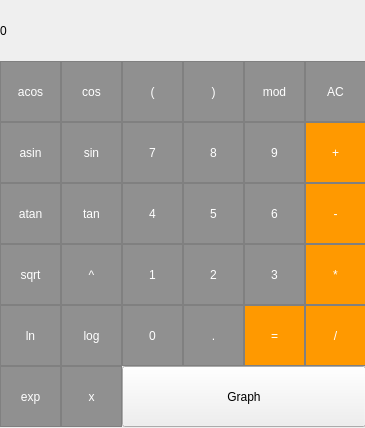
<?xml version="1.0" encoding="UTF-8"?>
<ui version="4.0">
 <class>MainWindow</class>
 <widget class="QMainWindow" name="MainWindow">
  <property name="geometry">
   <rect>
    <x>0</x>
    <y>0</y>
    <width>365</width>
    <height>428</height>
   </rect>
  </property>
  <property name="windowTitle">
   <string>MainWindow</string>
  </property>
  <widget class="QWidget" name="centralwidget">
   <widget class="QLabel" name="label">
    <property name="geometry">
     <rect>
      <x>0</x>
      <y>0</y>
      <width>366</width>
      <height>61</height>
     </rect>
    </property>
    <property name="styleSheet">
     <string notr="true">QLabel {
  qproperty-alignment: 'AlignVCenter | AlignRight';
  border: 1px solid gray;
}

background-color : white;</string>
    </property>
    <property name="text">
     <string>0</string>
    </property>
   </widget>
   <widget class="QPushButton" name="pushButton_acos">
    <property name="geometry">
     <rect>
      <x>0</x>
      <y>61</y>
      <width>61</width>
      <height>61</height>
     </rect>
    </property>
    <property name="styleSheet">
     <string notr="true">QPushButton {
  background-color: rgb(144, 144, 144);
  color: rgb(255, 255, 255);
  border: 1px solid gray;
}
QPushButton:pressed {
    background-color: qlineargradient(x1: 0, y1: 0, x2: 0, y2: 1,
                                      stop: 0 #BEBEBE, stop: 1 #D7D7D7);
}</string>
    </property>
    <property name="text">
     <string>acos</string>
    </property>
   </widget>
   <widget class="QPushButton" name="pushButton_cos">
    <property name="geometry">
     <rect>
      <x>61</x>
      <y>61</y>
      <width>61</width>
      <height>61</height>
     </rect>
    </property>
    <property name="styleSheet">
     <string notr="true">QPushButton {
  background-color: rgb(144, 144, 144);
  color: rgb(255, 255, 255);
  border: 1px solid gray;
}
QPushButton:pressed {
    background-color: qlineargradient(x1: 0, y1: 0, x2: 0, y2: 1,
                                      stop: 0 #BEBEBE, stop: 1 #D7D7D7);
}</string>
    </property>
    <property name="text">
     <string>cos</string>
    </property>
   </widget>
   <widget class="QPushButton" name="pushButton_closebracket">
    <property name="geometry">
     <rect>
      <x>183</x>
      <y>61</y>
      <width>61</width>
      <height>61</height>
     </rect>
    </property>
    <property name="styleSheet">
     <string notr="true">QPushButton {
  background-color: rgb(144, 144, 144);
  color: rgb(255, 255, 255);
  border: 1px solid gray;
}
QPushButton:pressed {
    background-color: qlineargradient(x1: 0, y1: 0, x2: 0, y2: 1,
                                      stop: 0 #BEBEBE, stop: 1 #D7D7D7);
}</string>
    </property>
    <property name="text">
     <string>)</string>
    </property>
   </widget>
   <widget class="QPushButton" name="pushButton_openbracket">
    <property name="geometry">
     <rect>
      <x>122</x>
      <y>61</y>
      <width>61</width>
      <height>61</height>
     </rect>
    </property>
    <property name="styleSheet">
     <string notr="true">QPushButton {
  background-color: rgb(144, 144, 144);
  color: rgb(255, 255, 255);
  border: 1px solid gray;
}
QPushButton:pressed {
    background-color: qlineargradient(x1: 0, y1: 0, x2: 0, y2: 1,
                                      stop: 0 #BEBEBE, stop: 1 #D7D7D7);
}</string>
    </property>
    <property name="text">
     <string>(</string>
    </property>
   </widget>
   <widget class="QPushButton" name="pushButton_AC">
    <property name="geometry">
     <rect>
      <x>305</x>
      <y>61</y>
      <width>61</width>
      <height>61</height>
     </rect>
    </property>
    <property name="styleSheet">
     <string notr="true">QPushButton {
  background-color: rgb(144, 144, 144);
  color: rgb(255, 255, 255);
  border: 1px solid gray;
}
QPushButton:pressed {
    background-color: qlineargradient(x1: 0, y1: 0, x2: 0, y2: 1,
                                      stop: 0 #BEBEBE, stop: 1 #D7D7D7);
}</string>
    </property>
    <property name="text">
     <string>AC</string>
    </property>
   </widget>
   <widget class="QPushButton" name="pushButton_mod">
    <property name="geometry">
     <rect>
      <x>244</x>
      <y>61</y>
      <width>61</width>
      <height>61</height>
     </rect>
    </property>
    <property name="styleSheet">
     <string notr="true">QPushButton {
  background-color: rgb(144, 144, 144);
  color: rgb(255, 255, 255);
  border: 1px solid gray;
}
QPushButton:pressed {
    background-color: qlineargradient(x1: 0, y1: 0, x2: 0, y2: 1,
                                      stop: 0 #BEBEBE, stop: 1 #D7D7D7);
}</string>
    </property>
    <property name="text">
     <string>mod</string>
    </property>
   </widget>
   <widget class="QPushButton" name="pushButton8">
    <property name="geometry">
     <rect>
      <x>183</x>
      <y>122</y>
      <width>61</width>
      <height>61</height>
     </rect>
    </property>
    <property name="styleSheet">
     <string notr="true">QPushButton {
  background-color: rgb(144, 144, 144);
  color: rgb(255, 255, 255);
  border: 1px solid gray;
}
QPushButton:pressed {
    background-color: qlineargradient(x1: 0, y1: 0, x2: 0, y2: 1,
                                      stop: 0 #BEBEBE, stop: 1 #D7D7D7);
}</string>
    </property>
    <property name="text">
     <string>8</string>
    </property>
   </widget>
   <widget class="QPushButton" name="pushButton9">
    <property name="geometry">
     <rect>
      <x>244</x>
      <y>122</y>
      <width>61</width>
      <height>61</height>
     </rect>
    </property>
    <property name="styleSheet">
     <string notr="true">QPushButton {
  background-color: rgb(144, 144, 144);
  color: rgb(255, 255, 255);
  border: 1px solid gray;
}
QPushButton:pressed {
    background-color: qlineargradient(x1: 0, y1: 0, x2: 0, y2: 1,
                                      stop: 0 #BEBEBE, stop: 1 #D7D7D7);
}</string>
    </property>
    <property name="text">
     <string>9</string>
    </property>
   </widget>
   <widget class="QPushButton" name="pushButton_sin">
    <property name="geometry">
     <rect>
      <x>61</x>
      <y>122</y>
      <width>61</width>
      <height>61</height>
     </rect>
    </property>
    <property name="styleSheet">
     <string notr="true">QPushButton {
  background-color: rgb(144, 144, 144);
  color: rgb(255, 255, 255);
  border: 1px solid gray;
}
QPushButton:pressed {
    background-color: qlineargradient(x1: 0, y1: 0, x2: 0, y2: 1,
                                      stop: 0 #BEBEBE, stop: 1 #D7D7D7);
}</string>
    </property>
    <property name="text">
     <string>sin</string>
    </property>
   </widget>
   <widget class="QPushButton" name="pushButton7">
    <property name="geometry">
     <rect>
      <x>122</x>
      <y>122</y>
      <width>61</width>
      <height>61</height>
     </rect>
    </property>
    <property name="styleSheet">
     <string notr="true">QPushButton {
  background-color: rgb(144, 144, 144);
  color: rgb(255, 255, 255);
  border: 1px solid gray;
}
QPushButton:pressed {
    background-color: qlineargradient(x1: 0, y1: 0, x2: 0, y2: 1,
                                      stop: 0 #BEBEBE, stop: 1 #D7D7D7);
}</string>
    </property>
    <property name="text">
     <string>7</string>
    </property>
   </widget>
   <widget class="QPushButton" name="pushButton_plus">
    <property name="geometry">
     <rect>
      <x>305</x>
      <y>122</y>
      <width>61</width>
      <height>61</height>
     </rect>
    </property>
    <property name="styleSheet">
     <string notr="true">QPushButton {
  background-color: rgb(255, 153, 0);
  color: rgb(255,255, 255);
  border: 1px solid gray;
}
QPushButton:pressed {
    background-color: qlineargradient(x1: 0, y1: 0, x2: 0, y2: 1,
                                      stop: 0 #BEBEBE, stop: 1 #D7D7D7);
}</string>
    </property>
    <property name="text">
     <string>+</string>
    </property>
   </widget>
   <widget class="QPushButton" name="pushButton_asin">
    <property name="geometry">
     <rect>
      <x>0</x>
      <y>122</y>
      <width>61</width>
      <height>61</height>
     </rect>
    </property>
    <property name="styleSheet">
     <string notr="true">QPushButton {
  background-color: rgb(144, 144, 144);
  color: rgb(255, 255, 255);
  border: 1px solid gray;
}
QPushButton:pressed {
    background-color: qlineargradient(x1: 0, y1: 0, x2: 0, y2: 1,
                                      stop: 0 #BEBEBE, stop: 1 #D7D7D7);
}</string>
    </property>
    <property name="text">
     <string>asin</string>
    </property>
   </widget>
   <widget class="QPushButton" name="pushButton5">
    <property name="geometry">
     <rect>
      <x>183</x>
      <y>183</y>
      <width>61</width>
      <height>61</height>
     </rect>
    </property>
    <property name="styleSheet">
     <string notr="true">QPushButton {
  background-color: rgb(144, 144, 144);
  color: rgb(255, 255, 255);
  border: 1px solid gray;
}
QPushButton:pressed {
    background-color: qlineargradient(x1: 0, y1: 0, x2: 0, y2: 1,
                                      stop: 0 #BEBEBE, stop: 1 #D7D7D7);
}</string>
    </property>
    <property name="text">
     <string>5</string>
    </property>
   </widget>
   <widget class="QPushButton" name="pushButton6">
    <property name="geometry">
     <rect>
      <x>244</x>
      <y>183</y>
      <width>61</width>
      <height>61</height>
     </rect>
    </property>
    <property name="styleSheet">
     <string notr="true">QPushButton {
  background-color: rgb(144, 144, 144);
  color: rgb(255, 255, 255);
  border: 1px solid gray;
}
QPushButton:pressed {
    background-color: qlineargradient(x1: 0, y1: 0, x2: 0, y2: 1,
                                      stop: 0 #BEBEBE, stop: 1 #D7D7D7);
}</string>
    </property>
    <property name="text">
     <string>6</string>
    </property>
   </widget>
   <widget class="QPushButton" name="pushButton4">
    <property name="geometry">
     <rect>
      <x>122</x>
      <y>183</y>
      <width>61</width>
      <height>61</height>
     </rect>
    </property>
    <property name="styleSheet">
     <string notr="true">QPushButton {
  background-color: rgb(144, 144, 144);
  color: rgb(255, 255, 255);
  border: 1px solid gray;
}
QPushButton:pressed {
    background-color: qlineargradient(x1: 0, y1: 0, x2: 0, y2: 1,
                                      stop: 0 #BEBEBE, stop: 1 #D7D7D7);
}</string>
    </property>
    <property name="text">
     <string>4</string>
    </property>
   </widget>
   <widget class="QPushButton" name="pushButton_minux">
    <property name="geometry">
     <rect>
      <x>305</x>
      <y>183</y>
      <width>61</width>
      <height>61</height>
     </rect>
    </property>
    <property name="styleSheet">
     <string notr="true">QPushButton {
  background-color: rgb(255, 153, 0);
  color: rgb(255,255, 255);
  border: 1px solid gray;
}
QPushButton:pressed {
    background-color: qlineargradient(x1: 0, y1: 0, x2: 0, y2: 1,
                                      stop: 0 #BEBEBE, stop: 1 #D7D7D7);
}</string>
    </property>
    <property name="text">
     <string>-</string>
    </property>
   </widget>
   <widget class="QPushButton" name="pushButton_atan">
    <property name="geometry">
     <rect>
      <x>0</x>
      <y>183</y>
      <width>61</width>
      <height>61</height>
     </rect>
    </property>
    <property name="styleSheet">
     <string notr="true">QPushButton {
  background-color: rgb(144, 144, 144);
  color: rgb(255, 255, 255);
  border: 1px solid gray;
}
QPushButton:pressed {
    background-color: qlineargradient(x1: 0, y1: 0, x2: 0, y2: 1,
                                      stop: 0 #BEBEBE, stop: 1 #D7D7D7);
}</string>
    </property>
    <property name="text">
     <string>atan</string>
    </property>
   </widget>
   <widget class="QPushButton" name="pushButton2">
    <property name="geometry">
     <rect>
      <x>183</x>
      <y>244</y>
      <width>61</width>
      <height>61</height>
     </rect>
    </property>
    <property name="styleSheet">
     <string notr="true">QPushButton {
  background-color: rgb(144, 144, 144);
  color: rgb(255, 255, 255);
  border: 1px solid gray;
}
QPushButton:pressed {
    background-color: qlineargradient(x1: 0, y1: 0, x2: 0, y2: 1,
                                      stop: 0 #BEBEBE, stop: 1 #D7D7D7);
}</string>
    </property>
    <property name="text">
     <string>2</string>
    </property>
   </widget>
   <widget class="QPushButton" name="pushButton3">
    <property name="geometry">
     <rect>
      <x>244</x>
      <y>244</y>
      <width>61</width>
      <height>61</height>
     </rect>
    </property>
    <property name="styleSheet">
     <string notr="true">QPushButton {
  background-color: rgb(144, 144, 144);
  color: rgb(255, 255, 255);
  border: 1px solid gray;
}
QPushButton:pressed {
    background-color: qlineargradient(x1: 0, y1: 0, x2: 0, y2: 1,
                                      stop: 0 #BEBEBE, stop: 1 #D7D7D7);
}</string>
    </property>
    <property name="text">
     <string>3</string>
    </property>
   </widget>
   <widget class="QPushButton" name="pushButton_degree">
    <property name="geometry">
     <rect>
      <x>61</x>
      <y>244</y>
      <width>61</width>
      <height>61</height>
     </rect>
    </property>
    <property name="styleSheet">
     <string notr="true">QPushButton {
  background-color: rgb(144, 144, 144);
  color: rgb(255, 255, 255);
  border: 1px solid gray;
}
QPushButton:pressed {
    background-color: qlineargradient(x1: 0, y1: 0, x2: 0, y2: 1,
                                      stop: 0 #BEBEBE, stop: 1 #D7D7D7);
}</string>
    </property>
    <property name="text">
     <string>^</string>
    </property>
   </widget>
   <widget class="QPushButton" name="pushButton1">
    <property name="geometry">
     <rect>
      <x>122</x>
      <y>244</y>
      <width>61</width>
      <height>61</height>
     </rect>
    </property>
    <property name="styleSheet">
     <string notr="true">QPushButton {
  background-color: rgb(144, 144, 144);
  color: rgb(255, 255, 255);
  border: 1px solid gray;
}
QPushButton:pressed {
    background-color: qlineargradient(x1: 0, y1: 0, x2: 0, y2: 1,
                                      stop: 0 #BEBEBE, stop: 1 #D7D7D7);
}</string>
    </property>
    <property name="text">
     <string>1</string>
    </property>
   </widget>
   <widget class="QPushButton" name="pushButton_multi">
    <property name="geometry">
     <rect>
      <x>305</x>
      <y>244</y>
      <width>61</width>
      <height>61</height>
     </rect>
    </property>
    <property name="styleSheet">
     <string notr="true">QPushButton {
  background-color: rgb(255, 153, 0);
  color: rgb(255,255, 255);
  border: 1px solid gray;
}
QPushButton:pressed {
    background-color: qlineargradient(x1: 0, y1: 0, x2: 0, y2: 1,
                                      stop: 0 #BEBEBE, stop: 1 #D7D7D7);
}</string>
    </property>
    <property name="text">
     <string>*</string>
    </property>
   </widget>
   <widget class="QPushButton" name="pushButton_sqrt">
    <property name="geometry">
     <rect>
      <x>0</x>
      <y>244</y>
      <width>61</width>
      <height>61</height>
     </rect>
    </property>
    <property name="styleSheet">
     <string notr="true">QPushButton {
  background-color: rgb(144, 144, 144);
  color: rgb(255, 255, 255);
  border: 1px solid gray;
}
QPushButton:pressed {
    background-color: qlineargradient(x1: 0, y1: 0, x2: 0, y2: 1,
                                      stop: 0 #BEBEBE, stop: 1 #D7D7D7);
}</string>
    </property>
    <property name="text">
     <string>sqrt</string>
    </property>
   </widget>
   <widget class="QPushButton" name="pushButton_var">
    <property name="geometry">
     <rect>
      <x>61</x>
      <y>366</y>
      <width>61</width>
      <height>61</height>
     </rect>
    </property>
    <property name="styleSheet">
     <string notr="true">QPushButton {
  background-color: rgb(144, 144, 144);
  color: rgb(255, 255, 255);
  border: 1px solid gray;
}
QPushButton:pressed {
    background-color: qlineargradient(x1: 0, y1: 0, x2: 0, y2: 1,
                                      stop: 0 #BEBEBE, stop: 1 #D7D7D7);
}</string>
    </property>
    <property name="text">
     <string>x</string>
    </property>
   </widget>
   <widget class="QPushButton" name="pushButton_exp">
    <property name="geometry">
     <rect>
      <x>0</x>
      <y>366</y>
      <width>61</width>
      <height>61</height>
     </rect>
    </property>
    <property name="styleSheet">
     <string notr="true">QPushButton {
  background-color: rgb(144, 144, 144);
  color: rgb(255, 255, 255);
  border: 1px solid gray;
}
QPushButton:pressed {
    background-color: qlineargradient(x1: 0, y1: 0, x2: 0, y2: 1,
                                      stop: 0 #BEBEBE, stop: 1 #D7D7D7);
}</string>
    </property>
    <property name="text">
     <string>exp</string>
    </property>
   </widget>
   <widget class="QPushButton" name="pushButton_equal">
    <property name="geometry">
     <rect>
      <x>244</x>
      <y>305</y>
      <width>61</width>
      <height>61</height>
     </rect>
    </property>
    <property name="styleSheet">
     <string notr="true">QPushButton {
  background-color: rgb(255, 153, 0);
  color: rgb(255,255, 255);
  border: 1px solid gray;
}
QPushButton:pressed {
    background-color: qlineargradient(x1: 0, y1: 0, x2: 0, y2: 1,
                                      stop: 0 #BEBEBE, stop: 1 #D7D7D7);
}</string>
    </property>
    <property name="text">
     <string>=</string>
    </property>
   </widget>
   <widget class="QPushButton" name="pushButton_ln">
    <property name="geometry">
     <rect>
      <x>0</x>
      <y>305</y>
      <width>61</width>
      <height>61</height>
     </rect>
    </property>
    <property name="styleSheet">
     <string notr="true">QPushButton {
  background-color: rgb(144, 144, 144);
  color: rgb(255, 255, 255);
  border: 1px solid gray;
}
QPushButton:pressed {
    background-color: qlineargradient(x1: 0, y1: 0, x2: 0, y2: 1,
                                      stop: 0 #BEBEBE, stop: 1 #D7D7D7);
}</string>
    </property>
    <property name="text">
     <string>ln</string>
    </property>
   </widget>
   <widget class="QPushButton" name="pushButton_dot">
    <property name="geometry">
     <rect>
      <x>183</x>
      <y>305</y>
      <width>61</width>
      <height>61</height>
     </rect>
    </property>
    <property name="styleSheet">
     <string notr="true">QPushButton {
  background-color: rgb(144, 144, 144);
  color: rgb(255, 255, 255);
  border: 1px solid gray;
}
QPushButton:pressed {
    background-color: qlineargradient(x1: 0, y1: 0, x2: 0, y2: 1,
                                      stop: 0 #BEBEBE, stop: 1 #D7D7D7);
}</string>
    </property>
    <property name="text">
     <string>.</string>
    </property>
   </widget>
   <widget class="QPushButton" name="pushButton_log">
    <property name="geometry">
     <rect>
      <x>61</x>
      <y>305</y>
      <width>61</width>
      <height>61</height>
     </rect>
    </property>
    <property name="styleSheet">
     <string notr="true">QPushButton {
  background-color: rgb(144, 144, 144);
  color: rgb(255, 255, 255);
  border: 1px solid gray;
}
QPushButton:pressed {
    background-color: qlineargradient(x1: 0, y1: 0, x2: 0, y2: 1,
                                      stop: 0 #BEBEBE, stop: 1 #D7D7D7);
}</string>
    </property>
    <property name="text">
     <string>log</string>
    </property>
   </widget>
   <widget class="QPushButton" name="pushButton_div">
    <property name="geometry">
     <rect>
      <x>305</x>
      <y>305</y>
      <width>61</width>
      <height>61</height>
     </rect>
    </property>
    <property name="styleSheet">
     <string notr="true">QPushButton {
  background-color: rgb(255, 153, 0);
  color: rgb(255,255, 255);
  border: 1px solid gray;
}
QPushButton:pressed {
    background-color: qlineargradient(x1: 0, y1: 0, x2: 0, y2: 1,
                                      stop: 0 #BEBEBE, stop: 1 #D7D7D7);
}</string>
    </property>
    <property name="text">
     <string>/</string>
    </property>
   </widget>
   <widget class="QPushButton" name="pushButton0">
    <property name="geometry">
     <rect>
      <x>122</x>
      <y>305</y>
      <width>61</width>
      <height>61</height>
     </rect>
    </property>
    <property name="styleSheet">
     <string notr="true">QPushButton {
  background-color: rgb(144, 144, 144);
  color: rgb(255, 255, 255);
  border: 1px solid gray;
}
QPushButton:pressed {
    background-color: qlineargradient(x1: 0, y1: 0, x2: 0, y2: 1,
                                      stop: 0 #BEBEBE, stop: 1 #D7D7D7);
}</string>
    </property>
    <property name="text">
     <string>0</string>
    </property>
   </widget>
   <widget class="QPushButton" name="pushButton_tan">
    <property name="geometry">
     <rect>
      <x>61</x>
      <y>183</y>
      <width>61</width>
      <height>61</height>
     </rect>
    </property>
    <property name="styleSheet">
     <string notr="true">QPushButton {
  background-color: rgb(144, 144, 144);
  color: rgb(255, 255, 255);
  border: 1px solid gray;
}
QPushButton:pressed {
    background-color: qlineargradient(x1: 0, y1: 0, x2: 0, y2: 1,
                                      stop: 0 #BEBEBE, stop: 1 #D7D7D7);
}</string>
    </property>
    <property name="text">
     <string>tan</string>
    </property>
   </widget>
   <widget class="QPushButton" name="pushButton_graph">
    <property name="geometry">
     <rect>
      <x>122</x>
      <y>366</y>
      <width>244</width>
      <height>61</height>
     </rect>
    </property>
    <property name="text">
     <string>Graph</string>
    </property>
   </widget>
  </widget>
 </widget>
 <resources/>
 <connections/>
</ui>
